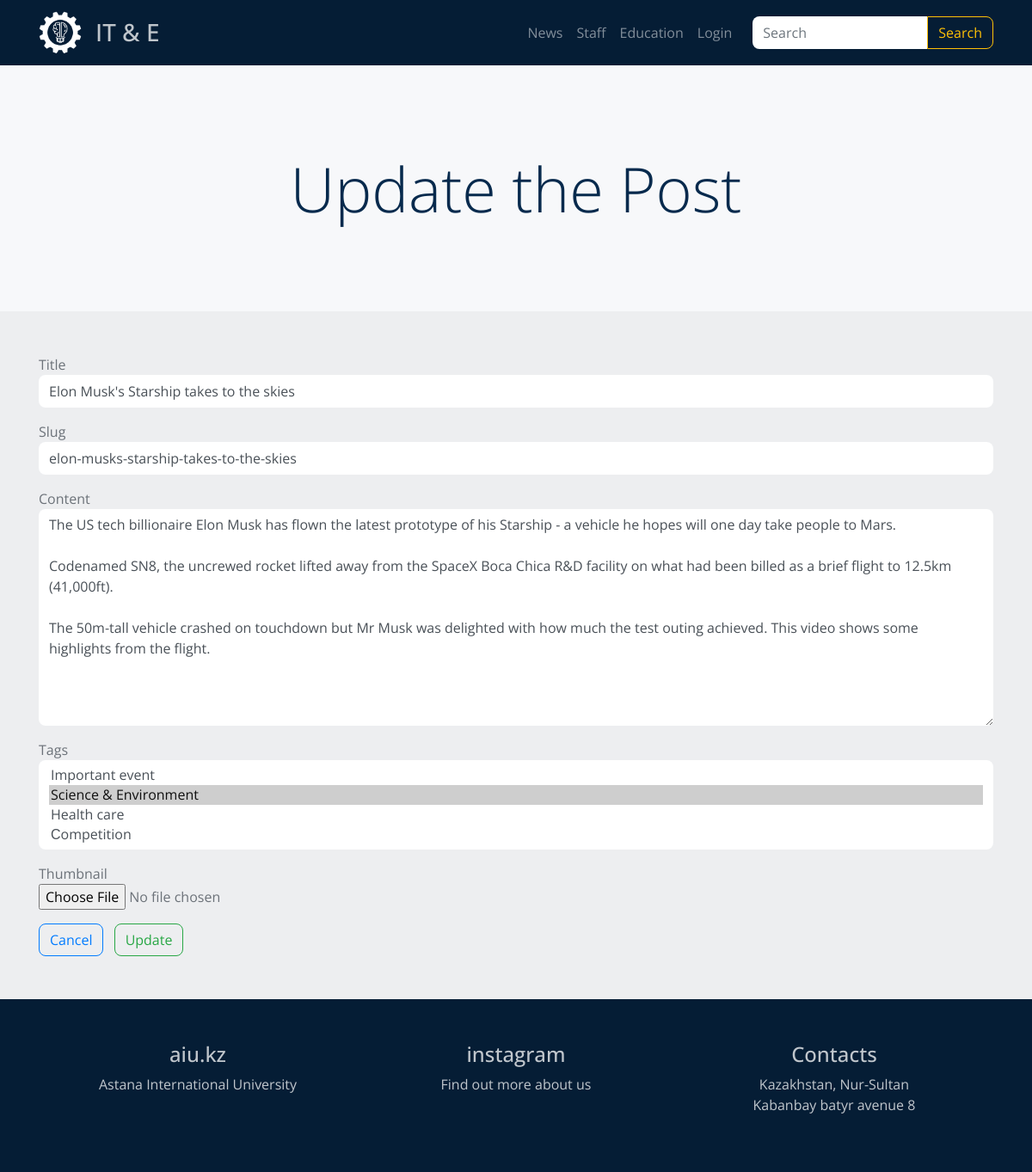
The page /feed/post/elon-musks-starship-takes-to-the-skies/update/ (signed in) on the database its author committed.
### feed/models.py (models this page shows, shortened)
class Post(models.Model):
    title = models.CharField(max_length=255, unique=True)
    slug = models.SlugField(max_length=255, unique=True)
    content = models.TextField(db_index=True)
    tags = models.ManyToManyField('Tag', blank=True, related_name='posts')
    timestamp = models.DateTimeField(auto_now_add=True)
    thumbnail = models.ImageField(
        null=True, blank=True, upload_to='post_images')
    def get_absolute_url(self):
        return reverse('post_detail_url', kwargs={'slug': self.slug})
    def get_update_url(self):
        return reverse('post_update_url', kwargs={'slug': self.slug})
    class Meta:
        ordering = ['-timestamp']

### feed/views.py (the view)
# urls.py: path('post/<str:slug>/update/', PostUpdate.as_view(), name='post_update_url'),
class PostUpdate(LoginRequiredMixin, ObjectUpdateMixin, View):
    model = Post
    model_form = PostForm
    template = 'feed/post_update_form.html'
    raise_exception = True

### feed/forms.py (shortened to what this page needs)
class PostForm(forms.ModelForm):
    class Meta:
        model = Post
        fields = ['title', 'slug', 'content', 'tags', 'thumbnail']
        widgets = {
            'title': forms.TextInput(attrs={'class': 'form-control'}),
            'slug': forms.TextInput(attrs={'class': 'form-control'}),
            'content': forms.Textarea(attrs={'class': 'form-control'}),
            'tags': forms.SelectMultiple(attrs={'class': 'form-control'}),
            'thumbnail': forms.FileInput(attrs={'class': 'form-control-file'}),
        }

### feed/models.py (called while the page is built)
    def __str__(self):
        return self.title

### feed/utils.py (called while the page is built)
    def get(self, request, slug):
        obj = self.model.objects.get(slug__iexact=slug)
        bound_form = self.model_form(instance=obj)
        context = {
            self.model.__name__.lower(): obj,
            'form': bound_form
        }
        return render(request, self.template, context=context)

### feed/templates/feed/post_update_form.html (shortened to what this page needs)
{% extends 'feed/base_feed.html' %}
{% block intro %}
	<h1 class="display-3">Update the Post</h1>
{% endblock %}
{% block content %}
	<div class="col-sm-12">
		<form action="{{ post.get_update_url }}" method="post" enctype="multipart/form-data">
			{% include 'feed/includes/form_template.html' %}
			<div class="form__btn">
				<a href="{{ post.get_absolute_url }}" class="btn btn-outline-primary mr-2">Cancel</a>
				<button type="submit" class="btn btn-outline-success">Update</button>
			</div>
		</form>
	</div>
{% endblock %}

### feed/templates/feed/includes/form_template.html (shortened to what this page needs)
{% for field in form %}
	<div class="form-group">
		{{ field.label }}
		{{ field }}
	</div>
{% endfor %}

### static/css/style.css (style rules this page uses)
body { background-color: #edeef0; font-family: 'Open Sans', sans-serif; font-size: 16px; color: #6c7279; }
h1, h2, h3, h4, h5, h6 { margin: 0; }
.form-control { border: none; border-radius: 0.5rem; }
.btn { border-radius: 0.5rem; }

### rows shown on the page
Post: form "Elon Musk's Starship takes to the skies" "elon-musks-starship-takes-to-the-skies" "The US tech billionaire Elon Musk has flown the latest prototype of his Starship - a vehicle he hopes will one day take people to Mars. Codenamed SN8, the uncrewed rocket lifted away from the SpaceX Boca Chica R&D facility on what had been billed as a brief flight to 12.5km (41,000ft). The 50m-tall vehicle crashed on touchdown but Mr Musk was delighted with how much the test outing achieved. This video shows some highlights from the flight."

### other values the page prints
{{ field.label }} "Title" "Slug" "Content" "Tags" "Thumbnail"
